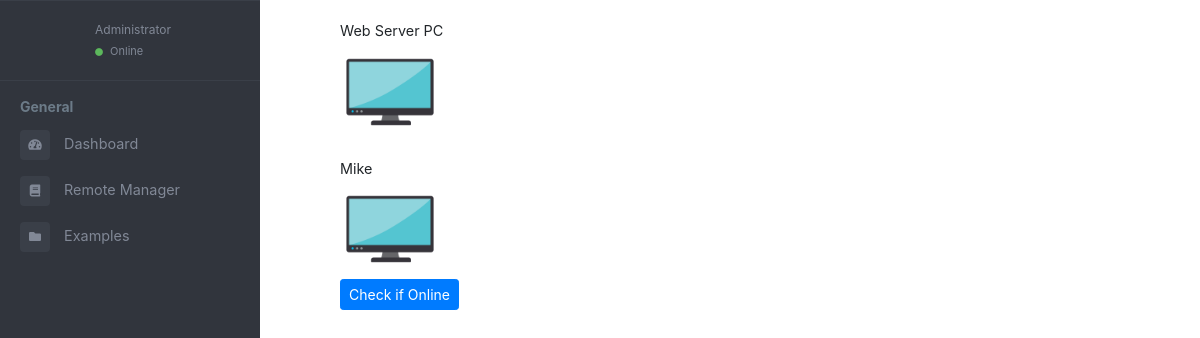
Page /dashboard on the earlier database version.
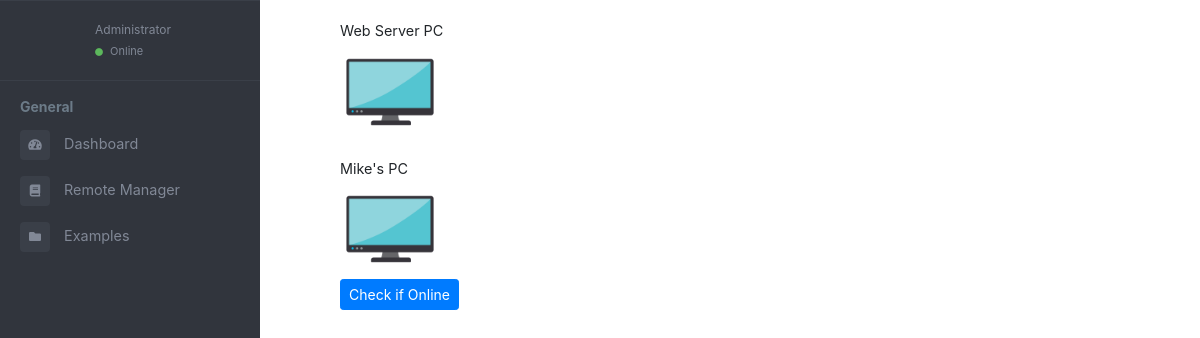
Same page on the later database version.
### app/models.py (models this page shows)
class LocalNetwork(db.Model):
    id = db.Column(db.Integer, primary_key=True)
    pc_name = db.Column(db.String(64), index = True)
    ip_addr = db.Column(db.String(64), unique = True)
    port = db.Column(db.Integer)
    date_added = db.Column(db.String(120))

### app/routes.py (the view)
@app.route("/dashboard", methods=["GET"])
def dashboard():
    pcs_on_network = LocalNetwork.query.all()
    return render_template("dashboard.html", pcs = pcs_on_network)

### app/templates/dashboard.html (shortened to what this page needs)
{%include 'header.html' %}
<body>
    <main class="page-content">
        <ul id="list-inline">
            <li class="list-inline-item">Web Server PC</br><a href="{{ url_for('pc_access', pc_name = 'local', folder ='root') }}"><img
                        src="/static/img/pc_logo.png" width="100" height="100" /></a></li>
        </ul>
        <ul id="list-inline">
            {%for each in pcs%}
                <li class="list-inline-item">{{each.pc_name}}</br>
                    <a href="{{ url_for('pc_access', pc_name = each.id, folder = 'root') }}"><img src="/static/img/pc_logo.png" width="100"
                            height="100" /></a>
                    <form method="POST"  class = "my_form" action = "/getReady/{{each.id}}">
                        <button type="button" value = "{{each.id}}" id ='button' class="btn btn-primary btn-sm"> Check if Online</button>
                    </form>
                </li>
            {%endfor%}
        </ul>
    </main>
</body>

### app/templates/header.html (shortened to what this page needs)
<link href="//maxcdn.bootstrapcdn.com/bootstrap/4.0.0/css/bootstrap.min.css" rel="stylesheet" id="bootstrap-css">
<!DOCTYPE html>
<html lang="en">
<head>
    <link rel="stylesheet" href="https://maxcdn.bootstrapcdn.com/bootstrap/4.0.0/css/bootstrap.min.css"
>
    <link href="https://use.fontawesome.com/releases/v5.0.6/css/all.css" rel="stylesheet">
    <link href="/static/css/home.css" rel="stylesheet">
</head>
<body>
<div class="page-wrapper chiller-theme toggled">
  <nav id="sidebar" class="sidebar-wrapper">
    <div class="sidebar-content">
      <div class="sidebar-header">
        <div class="user-pic">
        </div>
        <div class="user-info">
          <span class="user-role">Administrator</span>
          <span class="user-status">
            <i class="fa fa-circle"></i>
            <span>Online</span>
          </span>
        </div>
      </div>
      <div class="sidebar-menu">
        <ul>
          <li class="header-menu">
            <span>General</span>
          </li>
          <li class="sidebar">
            <a href="{{url_for('dashboard')}}">
              <i class="fa fa-tachometer-alt"></i>
              <span>Dashboard</span>
            </a>
          </li>
          <li>
            <a href="{{url_for('child_node_setup')}}">
              <i class="fa fa-book"></i>
              <span>Remote Manager</span>
            </a>
          </li>
          <li>
            <a href="#">
              <i class="fa fa-folder"></i>
              <span>Examples</span>
            </a>
          </li>
        </ul>
      </div>
    </div>
  </nav>

### app/static/css/home.css (style rules this page uses)
body { font-size: 0.9rem; }
.page-wrapper .sidebar-wrapper, .sidebar-wrapper .sidebar-brand > a, .sidebar-wrapper .sidebar-dropdown > a:after, .sidebar-wrapper .sidebar-menu .sidebar-dropdown .sidebar-submenu li a:before, .sidebar-wrapper ul li a i, .page-wrapper .page-content, .sidebar-wrapper .sidebar-search input.search-menu, .sidebar-wrapper .sidebar-search .input-group-text, .sidebar-wrapper .sidebar-menu ul li a, #show-sidebar, #close-sidebar { -webkit-transition: all 0.3s ease; -moz-transition: all 0.3s ease; -ms-transition: all 0.3s ease; -o-transition: all 0.3s ease; transition: all 0.3s ease; }
.page-wrapper { height: 100vh; }
.page-wrapper.toggled .sidebar-wrapper { left: 0px; }
@media screen and (min-width: 768px) { .page-wrapper.toggled .page-content { padding-left: 300px; } }
.sidebar-wrapper { width: 260px; height: 100%; max-height: 100%; position: fixed; top: 0; left: -300px; z-index: 999; }
.sidebar-wrapper ul { list-style-type: none; padding: 0; margin: 0; }
.sidebar-wrapper a { text-decoration: none; }
.sidebar-content { max-height: calc(100% - 30px); height: calc(100% - 30px); overflow-y: auto; position: relative; }
.sidebar-wrapper .sidebar-header { padding: 20px; overflow: hidden; }
.sidebar-wrapper .sidebar-header .user-pic { float: left; width: 60px; padding: 2px; border-radius: 12px; margin-right: 15px; overflow: hidden; }
.sidebar-wrapper .sidebar-header .user-info { float: left; }
.sidebar-wrapper .sidebar-header .user-info > span { display: block; }
.sidebar-wrapper .sidebar-header .user-info .user-role { font-size: 12px; }
.sidebar-wrapper .sidebar-header .user-info .user-status { font-size: 11px; margin-top: 4px; }
.sidebar-wrapper .sidebar-header .user-info .user-status i { font-size: 8px; margin-right: 4px; color: #5cb85c; }
.sidebar-wrapper .sidebar-menu { padding-bottom: 10px; }
.sidebar-wrapper .sidebar-menu .header-menu span { font-weight: bold; font-size: 14px; padding: 15px 20px 5px 20px; display: inline-block; }
.sidebar-wrapper .sidebar-menu ul li a { display: inline-block; width: 100%; text-decoration: none; position: relative; padding: 8px 30px 8px 20px; }
.sidebar-wrapper .sidebar-menu ul li a i { margin-right: 10px; font-size: 12px; width: 30px; height: 30px; line-height: 30px; text-align: center; border-radius: 4px; }
.page-wrapper .page-content { display: inline-block; width: 100%; padding-left: 0px; padding-top: 20px; }
.page-wrapper .page-content { overflow-x: hidden; }
.chiller-theme .sidebar-wrapper { background: #31353D; }
.chiller-theme .sidebar-wrapper .sidebar-header, .chiller-theme .sidebar-wrapper .sidebar-search, .chiller-theme .sidebar-wrapper .sidebar-menu { border-top: 1px solid #3a3f48; }
.chiller-theme .sidebar-wrapper .sidebar-header .user-info .user-role, .chiller-theme .sidebar-wrapper .sidebar-header .user-info .user-status, .chiller-theme .sidebar-wrapper .sidebar-search input.search-menu, .chiller-theme .sidebar-wrapper .sidebar-search .input-group-text, .chiller-theme .sidebar-wrapper .sidebar-brand>a, .chiller-theme .sidebar-wrapper .sidebar-menu ul li a, .chiller-theme .sidebar-footer>a { color: #818896; }
.chiller-theme .sidebar-wrapper .sidebar-menu ul li:hover>a, .chiller-theme .sidebar-wrapper .sidebar-menu .sidebar-dropdown.active>a, .chiller-theme .sidebar-wrapper .sidebar-header .user-info, .chiller-theme .sidebar-wrapper .sidebar-brand>a:hover, .chiller-theme .sidebar-footer>a:hover i { color: #b8bfce; }
.chiller-theme .sidebar-wrapper .sidebar-menu ul li a i, .chiller-theme .sidebar-wrapper .sidebar-menu .sidebar-dropdown div, .chiller-theme .sidebar-wrapper .sidebar-search input.search-menu, .chiller-theme .sidebar-wrapper .sidebar-search .input-group-text { background: #3a3f48; }
.chiller-theme .sidebar-wrapper .sidebar-menu .header-menu span { color: #6c7b88; }

Differences in the rows shown:
changed LocalNetwork: pc_name "Mike" → "Mike's PC"
